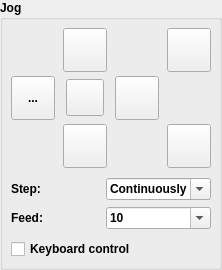
            <widget class="GroupBox" name="grpJog">
             <property name="font">
              <font>
               <weight>75</weight>
               <bold>true</bold>
              </font>
             </property>
             <property name="focusPolicy">
              <enum>Qt::NoFocus</enum>
             </property>
             <property name="title">
              <string>Jog</string>
             </property>
             <property name="checkable">
              <bool>false</bool>
             </property>
             <property name="overrided" stdset="0">
              <bool>false</bool>
             </property>
             <layout class="QVBoxLayout" name="verticalLayout_11">
              <property name="leftMargin">
               <number>8</number>
              </property>
              <property name="topMargin">
               <number>8</number>
              </property>
              <property name="rightMargin">
               <number>8</number>
              </property>
              <property name="bottomMargin">
               <number>8</number>
              </property>
              <item>
               <widget class="QWidget" name="widgetJog" native="true">
                <layout class="QVBoxLayout" name="verticalLayout_9">
                 <property name="spacing">
                  <number>10</number>
                 </property>
                 <property name="leftMargin">
                  <number>0</number>
                 </property>
                 <property name="topMargin">
                  <number>0</number>
                 </property>
                 <property name="rightMargin">
                  <number>0</number>
                 </property>
                 <property name="bottomMargin">
                  <number>0</number>
                 </property>
                 <item>
                  <layout class="QGridLayout" name="gridLayout_3">
                   <property name="horizontalSpacing">
                    <number>8</number>
                   </property>
                   <property name="verticalSpacing">
                    <number>4</number>
                   </property>
                   <item row="2" column="0">
                    <widget class="StyledToolButton" name="cmdXMinus">
                     <property name="sizePolicy">
                      <sizepolicy hsizetype="Fixed" vsizetype="Fixed">
                       <horstretch>0</horstretch>
                       <verstretch>0</verstretch>
                      </sizepolicy>
                     </property>
                     <property name="minimumSize">
                      <size>
                       <width>44</width>
                       <height>44</height>
                      </size>
                     </property>
                     <property name="toolTip">
                      <string>X-</string>
                     </property>
                     <property name="text">
                      <string>...</string>
                     </property>
                     <property name="icon">
                      <iconset resource="images.qrc">
                       <normaloff>:/images/1401561986_chevron-left.png</normaloff>:/images/1401561986_chevron-left.png</iconset>
                     </property>
                     <property name="iconSize">
                      <size>
                       <width>30</width>
                       <height>30</height>
                      </size>
                     </property>
                    </widget>
                   </item>
                   <item row="3" column="1">
                    <layout class="QHBoxLayout" name="horizontalLayout_13">
                     <property name="spacing">
                      <number>0</number>
                     </property>
                     <item>
                      <widget class="StyledToolButton" name="cmdYMinus">
                       <property name="sizePolicy">
                        <sizepolicy hsizetype="Fixed" vsizetype="Fixed">
                         <horstretch>0</horstretch>
                         <verstretch>0</verstretch>
                        </sizepolicy>
                       </property>
                       <property name="minimumSize">
                        <size>
                         <width>44</width>
                         <height>44</height>
                        </size>
                       </property>
                       <property name="toolTip">
                        <string>Y-</string>
                       </property>
                       <property name="text">
                        <string/>
                       </property>
                       <property name="icon">
                        <iconset resource="images.qrc">
                         <normaloff>:/images/1401562173_chevron-down.png</normaloff>:/images/1401562173_chevron-down.png</iconset>
                       </property>
                       <property name="iconSize">
                        <size>
                         <width>30</width>
                         <height>30</height>
                        </size>
                       </property>
                      </widget>
                     </item>
                    </layout>
                   </item>
                   <item row="2" column="2">
                    <widget class="StyledToolButton" name="cmdXPlus">
                     <property name="sizePolicy">
                      <sizepolicy hsizetype="Fixed" vsizetype="Fixed">
                       <horstretch>0</horstretch>
                       <verstretch>0</verstretch>
                      </sizepolicy>
                     </property>
                     <property name="minimumSize">
                      <size>
                       <width>44</width>
                       <height>44</height>
                      </size>
                     </property>
                     <property name="toolTip">
                      <string>X+</string>
                     </property>
                     <property name="text">
                      <string/>
                     </property>
                     <property name="icon">
                      <iconset resource="images.qrc">
                       <normaloff>:/images/1401562173_chevron-right.png</normaloff>:/images/1401562173_chevron-right.png</iconset>
                     </property>
                     <property name="iconSize">
                      <size>
                       <width>30</width>
                       <height>30</height>
                      </size>
                     </property>
                    </widget>
                   </item>
                   <item row="0" column="1">
                    <layout class="QHBoxLayout" name="horizontalLayout_12">
                     <property name="spacing">
                      <number>0</number>
                     </property>
                     <item>
                      <widget class="StyledToolButton" name="cmdYPlus">
                       <property name="sizePolicy">
                        <sizepolicy hsizetype="Fixed" vsizetype="Fixed">
                         <horstretch>0</horstretch>
                         <verstretch>0</verstretch>
                        </sizepolicy>
                       </property>
                       <property name="minimumSize">
                        <size>
                         <width>44</width>
                         <height>44</height>
                        </size>
                       </property>
                       <property name="toolTip">
                        <string>Y+</string>
                       </property>
                       <property name="text">
                        <string/>
                       </property>
                       <property name="icon">
                        <iconset resource="images.qrc">
                         <normaloff>:/images/1401562173_chevron-up.png</normaloff>:/images/1401562173_chevron-up.png</iconset>
                       </property>
                       <property name="iconSize">
                        <size>
                         <width>30</width>
                         <height>30</height>
                        </size>
                       </property>
                      </widget>
                     </item>
                    </layout>
                   </item>
                   <item row="0" column="3">
                    <layout class="QHBoxLayout" name="horizontalLayout_25">
                     <property name="spacing">
                      <number>0</number>
                     </property>
                     <item>
                      <spacer name="horizontalSpacer">
                       <property name="orientation">
                        <enum>Qt::Horizontal</enum>
                       </property>
                       <property name="sizeHint" stdset="0">
                        <size>
                         <width>0</width>
                         <height>20</height>
                        </size>
                       </property>
                      </spacer>
                     </item>
                     <item>
                      <widget class="StyledToolButton" name="cmdZPlus">
                       <property name="sizePolicy">
                        <sizepolicy hsizetype="Fixed" vsizetype="Fixed">
                         <horstretch>0</horstretch>
                         <verstretch>0</verstretch>
                        </sizepolicy>
                       </property>
                       <property name="minimumSize">
                        <size>
                         <width>44</width>
                         <height>44</height>
                        </size>
                       </property>
                       <property name="toolTip">
                        <string>Z+</string>
                       </property>
                       <property name="text">
                        <string/>
                       </property>
                       <property name="icon">
                        <iconset resource="images.qrc">
                         <normaloff>:/images/1401562699_icon-arrow-up-b.png</normaloff>:/images/1401562699_icon-arrow-up-b.png</iconset>
                       </property>
                       <property name="iconSize">
                        <size>
                         <width>28</width>
                         <height>28</height>
                        </size>
                       </property>
                      </widget>
                     </item>
                    </layout>
                   </item>
                   <item row="3" column="3">
                    <layout class="QHBoxLayout" name="horizontalLayout_26">
                     <property name="spacing">
                      <number>0</number>
                     </property>
                     <item>
                      <spacer name="horizontalSpacer_2">
                       <property name="orientation">
                        <enum>Qt::Horizontal</enum>
                       </property>
                       <property name="sizeHint" stdset="0">
                        <size>
                         <width>0</width>
                         <height>20</height>
                        </size>
                       </property>
                      </spacer>
                     </item>
                     <item>
                      <widget class="StyledToolButton" name="cmdZMinus">
                       <property name="sizePolicy">
                        <sizepolicy hsizetype="Fixed" vsizetype="Fixed">
                         <horstretch>0</horstretch>
                         <verstretch>0</verstretch>
                        </sizepolicy>
                       </property>
                       <property name="minimumSize">
                        <size>
                         <width>44</width>
                         <height>44</height>
                        </size>
                       </property>
                       <property name="toolTip">
                        <string>Z-</string>
                       </property>
                       <property name="text">
                        <string/>
                       </property>
                       <property name="icon">
                        <iconset resource="images.qrc">
                         <normaloff>:/images/1401562699_icon-arrow-down-b.png</normaloff>:/images/1401562699_icon-arrow-down-b.png</iconset>
                       </property>
                       <property name="iconSize">
                        <size>
                         <width>28</width>
                         <height>28</height>
                        </size>
                       </property>
                      </widget>
                     </item>
                    </layout>
                   </item>
                   <item row="2" column="1">
                    <layout class="QHBoxLayout" name="horizontalLayout_15">
                     <property name="spacing">
                      <number>0</number>
                     </property>
                     <item>
                      <widget class="StyledToolButton" name="cmdStop">
                       <property name="sizePolicy">
                        <sizepolicy hsizetype="Fixed" vsizetype="Fixed">
                         <horstretch>0</horstretch>
                         <verstretch>0</verstretch>
                        </sizepolicy>
                       </property>
                       <property name="minimumSize">
                        <size>
                         <width>36</width>
                         <height>36</height>
                        </size>
                       </property>
                       <property name="toolTip">
                        <string>Stop</string>
                       </property>
                       <property name="text">
                        <string/>
                       </property>
                       <property name="icon">
                        <iconset resource="images.qrc">
                         <normaloff>:/images/brake.png</normaloff>:/images/brake.png</iconset>
                       </property>
                       <property name="iconSize">
                        <size>
                         <width>30</width>
                         <height>30</height>
                        </size>
                       </property>
                      </widget>
                     </item>
                    </layout>
                   </item>
                   <item row="2" column="3">
                    <spacer name="verticalSpacer">
                     <property name="orientation">
                      <enum>Qt::Vertical</enum>
                     </property>
                     <property name="sizeHint" stdset="0">
                      <size>
                       <width>20</width>
                       <height>44</height>
                      </size>
                     </property>
                    </spacer>
                   </item>
                  </layout>
                 </item>
                 <item>
                  <layout class="QGridLayout" name="gridLayout_8">
                   <property name="verticalSpacing">
                    <number>7</number>
                   </property>
                   <item row="0" column="1">
                    <widget class="ComboBoxKey" name="cboJogStep">
                     <property name="editable">
                      <bool>true</bool>
                     </property>
                     <property name="insertPolicy">
                      <enum>QComboBox::NoInsert</enum>
                     </property>
                     <item>
                      <property name="text">
                       <string>Continuously</string>
                      </property>
                     </item>
                     <item>
                      <property name="text">
                       <string>0.01</string>
                      </property>
                     </item>
                     <item>
                      <property name="text">
                       <string>0.1</string>
                      </property>
                     </item>
                     <item>
                      <property name="text">
                       <string>1</string>
                      </property>
                     </item>
                     <item>
                      <property name="text">
                       <string>2</string>
                      </property>
                     </item>
                     <item>
                      <property name="text">
                       <string>5</string>
                      </property>
                     </item>
                     <item>
                      <property name="text">
                       <string>10</string>
                      </property>
                     </item>
                     <item>
                      <property name="text">
                       <string>20</string>
                      </property>
                     </item>
                     <item>
                      <property name="text">
                       <string>50</string>
                      </property>
                     </item>
                     <item>
                      <property name="text">
                       <string>100</string>
                      </property>
                     </item>
                     <item>
                      <property name="text">
                       <string>200</string>
                      </property>
                     </item>
                    </widget>
                   </item>
                   <item row="0" column="0">
                    <widget class="QLabel" name="label_20">
                     <property name="font">
                      <font>
                       <weight>75</weight>
                       <bold>true</bold>
                      </font>
                     </property>
                     <property name="text">
                      <string>Step:</string>
                     </property>
                    </widget>
                   </item>
                   <item row="1" column="0">
                    <widget class="QLabel" name="label_22">
                     <property name="font">
                      <font>
                       <weight>75</weight>
                       <bold>true</bold>
                      </font>
                     </property>
                     <property name="text">
                      <string>Feed:</string>
                     </property>
                    </widget>
                   </item>
                   <item row="1" column="1">
                    <widget class="ComboBoxKey" name="cboJogFeed">
                     <property name="editable">
                      <bool>true</bool>
                     </property>
                     <property name="insertPolicy">
                      <enum>QComboBox::NoInsert</enum>
                     </property>
                     <item>
                      <property name="text">
                       <string>10</string>
                      </property>
                     </item>
                     <item>
                      <property name="text">
                       <string>20</string>
                      </property>
                     </item>
                     <item>
                      <property name="text">
                       <string>50</string>
                      </property>
                     </item>
                     <item>
                      <property name="text">
                       <string>100</string>
                      </property>
                     </item>
                     <item>
                      <property name="text">
                       <string>200</string>
                      </property>
                     </item>
                     <item>
                      <property name="text">
                       <string>500</string>
                      </property>
                     </item>
                     <item>
                      <property name="text">
                       <string>1000</string>
                      </property>
                     </item>
                     <item>
                      <property name="text">
                       <string>2000</string>
                      </property>
                     </item>
                    </widget>
                   </item>
                  </layout>
                 </item>
                 <item>
                  <widget class="QCheckBox" name="chkKeyboardControl">
                   <property name="text">
                    <string>Keyboard control</string>
                   </property>
                  </widget>
                 </item>
                </layout>
               </widget>
              </item>
             </layout>
            </widget>
